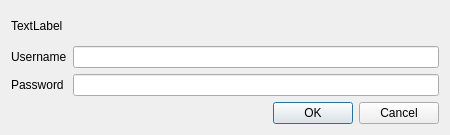
<?xml version="1.0" encoding="UTF-8"?>
<ui version="4.0">
 <class>passwordDialog</class>
 <widget class="QDialog" name="passwordDialog">
  <property name="geometry">
   <rect>
    <x>0</x>
    <y>0</y>
    <width>450</width>
    <height>135</height>
   </rect>
  </property>
  <property name="windowTitle">
   <string>BiblioteQ: Proxy Authentication Required</string>
  </property>
  <property name="windowIcon">
   <iconset resource="icons.d/icons.qrc">
    <normaloff>:/book.png</normaloff>:/book.png</iconset>
  </property>
  <layout class="QVBoxLayout" name="verticalLayout">
   <item>
    <widget class="QLabel" name="messageLabel">
     <property name="text">
      <string>TextLabel</string>
     </property>
    </widget>
   </item>
   <item>
    <layout class="QGridLayout" name="gridLayout">
     <item row="0" column="0">
      <widget class="QLabel" name="label">
       <property name="text">
        <string>Username</string>
       </property>
      </widget>
     </item>
     <item row="0" column="1">
      <widget class="QLineEdit" name="usernameLineEdit"/>
     </item>
     <item row="1" column="0">
      <widget class="QLabel" name="label_2">
       <property name="text">
        <string>Password</string>
       </property>
      </widget>
     </item>
     <item row="1" column="1">
      <widget class="QLineEdit" name="passwordLineEdit">
       <property name="echoMode">
        <enum>QLineEdit::Password</enum>
       </property>
      </widget>
     </item>
    </layout>
   </item>
   <item>
    <widget class="QDialogButtonBox" name="buttonBox">
     <property name="standardButtons">
      <set>QDialogButtonBox::Cancel|QDialogButtonBox::Ok</set>
     </property>
    </widget>
   </item>
  </layout>
 </widget>
 <tabstops>
  <tabstop>usernameLineEdit</tabstop>
  <tabstop>passwordLineEdit</tabstop>
  <tabstop>buttonBox</tabstop>
 </tabstops>
 <resources>
  <include location="icons.d/icons.qrc"/>
 </resources>
 <connections>
  <connection>
   <sender>buttonBox</sender>
   <signal>accepted()</signal>
   <receiver>passwordDialog</receiver>
   <slot>accept()</slot>
   <hints>
    <hint type="sourcelabel">
     <x>224</x>
     <y>83</y>
    </hint>
    <hint type="destinationlabel">
     <x>224</x>
     <y>52</y>
    </hint>
   </hints>
  </connection>
  <connection>
   <sender>buttonBox</sender>
   <signal>rejected()</signal>
   <receiver>passwordDialog</receiver>
   <slot>reject()</slot>
   <hints>
    <hint type="sourcelabel">
     <x>224</x>
     <y>83</y>
    </hint>
    <hint type="destinationlabel">
     <x>224</x>
     <y>52</y>
    </hint>
   </hints>
  </connection>
 </connections>
</ui>
